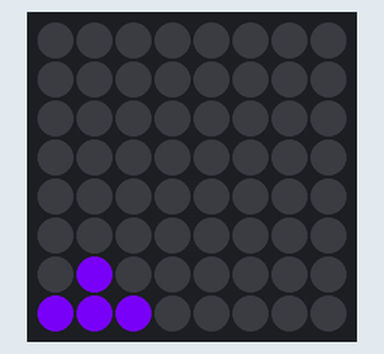
Bench run of a program on a simulated Raspberry Pi (BCM pin numbers) with a Sense HAT. Parts: the Sense HAT's 8×8 RGB LED matrix. Dim RGB values are drawn brighter than linear; random numbers come from a fixed seed.

Above: at 0.1 s.
At 5.01 s:
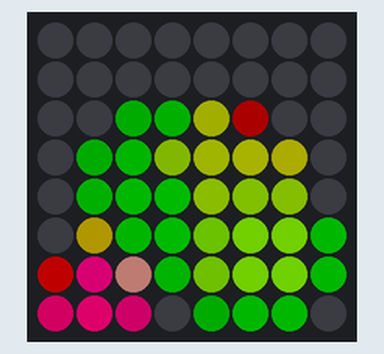
At 9.93 s:
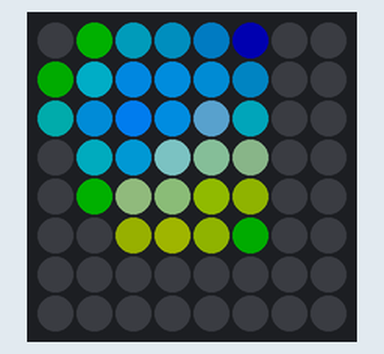
At 19.92 s:
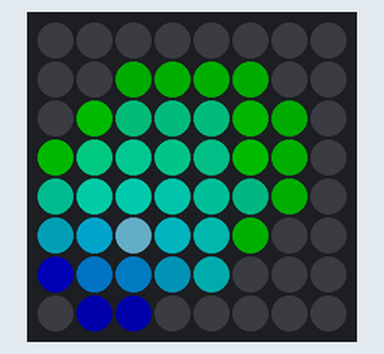
At 29.91 s:
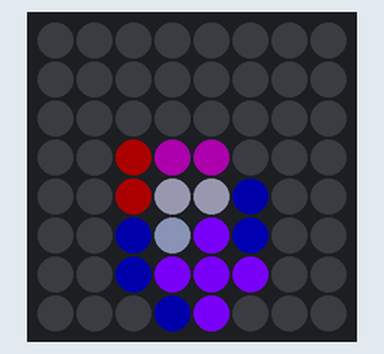
At 39.9 s:
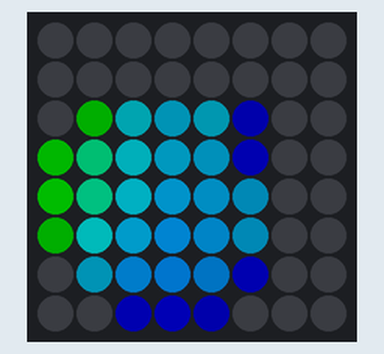

The program:

Paint_Drips.py
```python
#!/usr/bin/env python3
##################################################
# Paint Drips

from random import randint as r
from time import sleep
try :
    from sense_hat import SenseHat
except :
    try :
        from sense_emu import SenseHat
    except :
        from _sense_hat_ANSI import SenseHat

s=SenseHat()
s.clear()
V0 = s.get_pixels()
V1 = V0

# Setup parameters:

# Fade out coefficient
Fade :float =0.3
# DripProbability: if random 0-100% is less than this value then drip
DripProb :int =30
# Minimum Pixel R,G,B lightness for random generation:
MinLight :int =200
# Delay time between each cycle
CycleDelay :float =0.15
# Inherit Neighbour's value by this ratio
# Take this ratio from neighbour's color and the remaining from self
# For example : 0.1
# Left, right, top, bottom pixels values are taken by 0.1-0.1 each,
# and then self's previous color by 0.6
InheritNeighbour :float =0.6

# Don't setup this, it will be calculated:
InheritSelf :float =1.0


def clamp(_val :int) -> int :
    return max(min(_val,255),0)


while True:

    for j in range(8) :
        for i in range(8) :
            curridx = j*8+i

            # Assume that inherit full ratio from self.
            # R0,G0,B0 is self's current color, R1,G1,B1 is self's next color
            #InheritSelf = 1.0
            R0,G0,B0 = V0[curridx]
            R1,G1,B1 = (0,0,0)

            # Check in each directions if neighbour pixel is still on the 8x8 map
            # If success, take out the neighbour's ratio from self's ratio
            for (di,dj) in ((-1,0), (1,0), (0,-1), (0,1)) :
                if ((i+di) in range(8)) and ((j+dj) in range(8)) :
                    Rx,Gx,Bx = V0[(j+dj)*8+i+di]
                    R1 += round(Rx*InheritNeighbour)
                    G1 += round(Gx*InheritNeighbour)
                    B1 += round(Bx*InheritNeighbour)
                    #InheritSelf = InheritSelf - InheritNeighbour

            # Take the previous self pixel with the remaining ratio
            R1 += round(R0*InheritSelf)
            G1 += round(G0*InheritSelf)
            B1 += round(B0*InheritSelf)

            # Finally let it fade with the desired value
            R1 = clamp(round(R1*Fade))
            G1 = clamp(round(G1*Fade))
            B1 = clamp(round(B1*Fade))

            # Copy back the new value to the new vector
            V1[curridx] = list((R1,G1,B1))


    # If the drip probability hits , make a drip somewhere
    if r(0,100) <= DripProb :
        # Lightness generated first
        L=r(MinLight,255)
        # Actual color is a number triplet, R,G,B value all equal L first
        C=list((L,L,L))
        # think of an index out of the 3, then an other index that differs
        p=r(0,2) ; q=p
        while q == p : q = r(0,2)
        # Now one of R,G,B gets low, the other gets halved
        C[q]=round(L/6.0)
        C[p]=round(L/2.0)

        ri = r(0,7) ; rj = r(0,7) ; curridx = rj*8+ri
        for (di,dj) in ((-1,0), (1,0), (0,-1), (0,1)) :
            if ((ri+di) in range(8)) and ((rj+dj) in range(8)) :
                V1[(rj+dj)*8+ri+di] = C
        V1[curridx] = C

    # Now draw the new vector and make it the old vector
    s.set_pixels(V1)
    V0 = V1
    sleep(CycleDelay)
```
